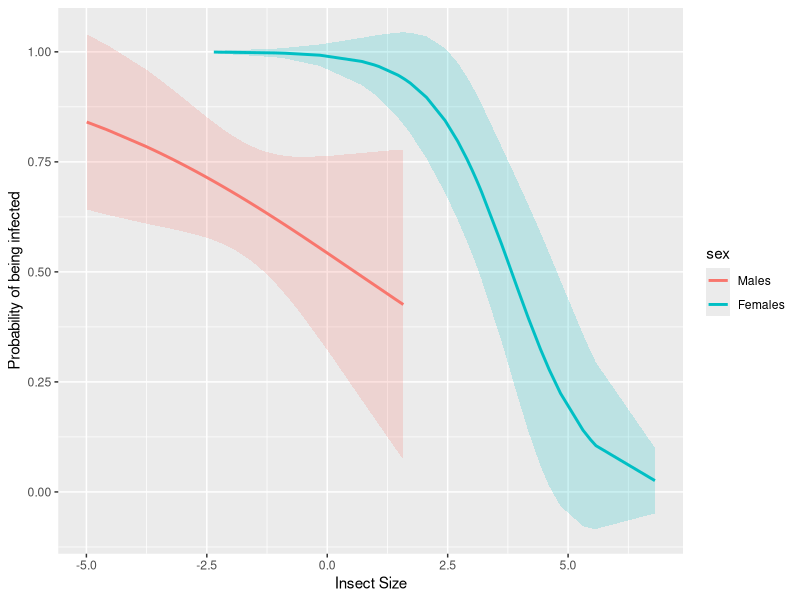

Reproduce this figure in R.
### This script gives part of the morphometric analyses in Vasconcellos et al. (2014).
### First we use principal components analysis (PCA) to obtain orthogonal factors from the morphometric data.
### These factors represent indenpendent morphologic dimensions and we identified the first to be connected with overall size.
### We then use the first component as a predictor for infectious status, while controling for gender (sex) differences.
### This last step is carried out using a binary generalised linear model (GLM) with a logit link function.  
## Copyleft (or the one to blame): Carvalho, LMF (2014).
## last updated: 09/11/2014
library(FactoMineR); library(arm);library(ggplot2)
dataA <- data.frame(read.table("data/plasticity.txt", header = TRUE))
dataA$STATUS <- factor(dataA$STATUS)
dataA$G <- factor(dataA$G)
dataA.na <- na.omit(dataA)
ppA <- PCA(dataA.na, quali.sup = 12:13, graph=F)
dtA <- data.frame(ppA$ind$coord, dataA.na[,12:13])
mA <- bayesglm(STATUS ~ Dim.1 * G, data = dtA, family = "binomial", prior.scale = 1000, prior.df = 7)
pA <- predict(mA, se.fit = TRUE, type="response")
alpha <- .025
Z <- qnorm(alpha)
pAdt <- data.frame(p = pA$fit,
                   lwr = pA$fit-Z*pA$se.fit,
                   upr = pA$fit+Z*pA$se.fit,
                   sex = factor(dataA.na$G, labels = c("Males","Females")),
                   Size = ppA$ind$coord[, 1])
# Plotting
pdf(file = "figs/morphometry_GLM.pdf")
ggplot(pAdt, aes(x = Size, y = p)) +
  geom_ribbon(aes(ymin = lwr, ymax = upr, fill = sex), alpha = .2)+
  scale_x_continuous("Insect Size") +
  scale_y_continuous("Probability of being infected") + # proportion
  guides(fill=FALSE)+
  labs(fill="sex")+
  geom_line(aes(colour = sex), size = 1)
dev.off()
